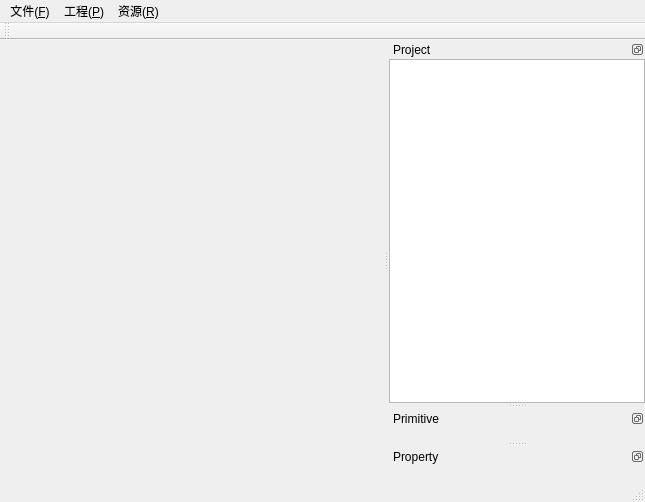
<?xml version="1.0" encoding="UTF-8"?>
<ui version="4.0">
 <class>EditorClass</class>
 <widget class="QMainWindow" name="EditorClass">
  <property name="geometry">
   <rect>
    <x>0</x>
    <y>0</y>
    <width>645</width>
    <height>502</height>
   </rect>
  </property>
  <property name="windowTitle">
   <string>AGE Editor</string>
  </property>
  <widget class="QWidget" name="centralWidget">
   <layout class="QGridLayout" name="gridLayout">
    <property name="leftMargin">
     <number>0</number>
    </property>
    <property name="topMargin">
     <number>0</number>
    </property>
    <property name="rightMargin">
     <number>0</number>
    </property>
    <property name="bottomMargin">
     <number>0</number>
    </property>
    <item row="0" column="0">
     <widget class="RenderWidget" name="widget" native="true"/>
    </item>
   </layout>
  </widget>
  <widget class="QMenuBar" name="menuBar">
   <property name="geometry">
    <rect>
     <x>0</x>
     <y>0</y>
     <width>645</width>
     <height>23</height>
    </rect>
   </property>
   <widget class="QMenu" name="menuAaa">
    <property name="title">
     <string>文件(&amp;F)</string>
    </property>
    <addaction name="action_N"/>
    <addaction name="action_O"/>
    <addaction name="actionSave"/>
    <addaction name="actionTest"/>
    <addaction name="separator"/>
    <addaction name="actionExit"/>
   </widget>
   <widget class="QMenu" name="menu_I">
    <property name="title">
     <string>资源(&amp;R)</string>
    </property>
    <widget class="QMenu" name="menu">
     <property name="title">
      <string>导入</string>
     </property>
     <addaction name="actionCS"/>
    </widget>
    <addaction name="menu"/>
   </widget>
   <widget class="QMenu" name="menu_P">
    <property name="title">
     <string>工程(&amp;P)</string>
    </property>
    <addaction name="action_S"/>
   </widget>
   <addaction name="menuAaa"/>
   <addaction name="menu_P"/>
   <addaction name="menu_I"/>
  </widget>
  <widget class="QToolBar" name="mainToolBar">
   <attribute name="toolBarArea">
    <enum>TopToolBarArea</enum>
   </attribute>
   <attribute name="toolBarBreak">
    <bool>false</bool>
   </attribute>
  </widget>
  <widget class="QStatusBar" name="statusBar"/>
  <widget class="QDockWidget" name="projectDock">
   <property name="enabled">
    <bool>true</bool>
   </property>
   <property name="styleSheet">
    <string notr="true">QDockWidget::title
{
display:none;
}</string>
   </property>
   <property name="floating">
    <bool>false</bool>
   </property>
   <property name="features">
    <set>QDockWidget::DockWidgetFloatable</set>
   </property>
   <property name="windowTitle">
    <string>Project</string>
   </property>
   <attribute name="dockWidgetArea">
    <number>2</number>
   </attribute>
   <widget class="QWidget" name="dockWidgetContents_2">
    <layout class="QVBoxLayout" name="verticalLayout">
     <property name="leftMargin">
      <number>0</number>
     </property>
     <property name="topMargin">
      <number>0</number>
     </property>
     <property name="rightMargin">
      <number>0</number>
     </property>
     <property name="bottomMargin">
      <number>0</number>
     </property>
     <item>
      <widget class="QTreeWidget" name="projectTree">
       <property name="styleSheet">
        <string notr="true"/>
       </property>
       <property name="frameShape">
        <enum>QFrame::StyledPanel</enum>
       </property>
       <property name="columnCount">
        <number>1</number>
       </property>
       <attribute name="headerVisible">
        <bool>false</bool>
       </attribute>
       <attribute name="headerDefaultSectionSize">
        <number>100</number>
       </attribute>
       <column>
        <property name="text">
         <string notr="true">1</string>
        </property>
       </column>
      </widget>
     </item>
    </layout>
   </widget>
  </widget>
  <widget class="QDockWidget" name="primitiveDock">
   <property name="features">
    <set>QDockWidget::DockWidgetFloatable|QDockWidget::DockWidgetMovable</set>
   </property>
   <property name="windowTitle">
    <string>Primitive</string>
   </property>
   <attribute name="dockWidgetArea">
    <number>2</number>
   </attribute>
   <widget class="QWidget" name="dockWidgetContents">
    <widget class="QPushButton" name="planeButton">
     <property name="geometry">
      <rect>
       <x>20</x>
       <y>20</y>
       <width>75</width>
       <height>23</height>
      </rect>
     </property>
     <property name="text">
      <string>Plane</string>
     </property>
    </widget>
    <widget class="QPushButton" name="icosphereButton">
     <property name="geometry">
      <rect>
       <x>120</x>
       <y>20</y>
       <width>75</width>
       <height>23</height>
      </rect>
     </property>
     <property name="text">
      <string>IcoSphere</string>
     </property>
    </widget>
   </widget>
  </widget>
  <widget class="QDockWidget" name="propertyDock">
   <property name="features">
    <set>QDockWidget::DockWidgetFloatable|QDockWidget::DockWidgetMovable</set>
   </property>
   <property name="windowTitle">
    <string>Property</string>
   </property>
   <attribute name="dockWidgetArea">
    <number>2</number>
   </attribute>
   <widget class="QWidget" name="dockWidgetContents_3">
    <layout class="QVBoxLayout" name="verticalLayout_2">
     <property name="leftMargin">
      <number>0</number>
     </property>
     <property name="topMargin">
      <number>0</number>
     </property>
     <property name="rightMargin">
      <number>0</number>
     </property>
     <property name="bottomMargin">
      <number>0</number>
     </property>
     <item>
      <widget class="QtTreePropertyBrowser" name="propertyWidget" native="true"/>
     </item>
    </layout>
   </widget>
  </widget>
  <action name="actionExit">
   <property name="text">
    <string>退出(&amp;E)</string>
   </property>
  </action>
  <action name="actionCS">
   <property name="text">
    <string>CS 1.6 MDL文件 ...</string>
   </property>
  </action>
  <action name="action_N">
   <property name="text">
    <string>新建工程(&amp;N)...</string>
   </property>
  </action>
  <action name="action_O">
   <property name="text">
    <string>打开工程(&amp;O)...</string>
   </property>
  </action>
  <action name="actionTest">
   <property name="text">
    <string>test</string>
   </property>
  </action>
  <action name="action_S">
   <property name="text">
    <string>添加场景(&amp;S)...</string>
   </property>
  </action>
  <action name="actionSave">
   <property name="text">
    <string>保存(&amp;S)</string>
   </property>
  </action>
 </widget>
 <layoutdefault spacing="6" margin="11"/>
 <customwidgets>
  <customwidget>
   <class>RenderWidget</class>
   <extends>QWidget</extends>
   <header>renderwidget.h</header>
   <container>1</container>
  </customwidget>
  <customwidget>
   <class>QtTreePropertyBrowser</class>
   <extends>QWidget</extends>
   <header location="global">qtpropertybrowser/qttreepropertybrowser.h</header>
   <container>1</container>
  </customwidget>
 </customwidgets>
 <resources>
  <include location="editor.qrc"/>
 </resources>
 <connections>
  <connection>
   <sender>actionExit</sender>
   <signal>triggered()</signal>
   <receiver>EditorClass</receiver>
   <slot>close()</slot>
   <hints>
    <hint type="sourcelabel">
     <x>-1</x>
     <y>-1</y>
    </hint>
    <hint type="destinationlabel">
     <x>310</x>
     <y>199</y>
    </hint>
   </hints>
  </connection>
 </connections>
</ui>
